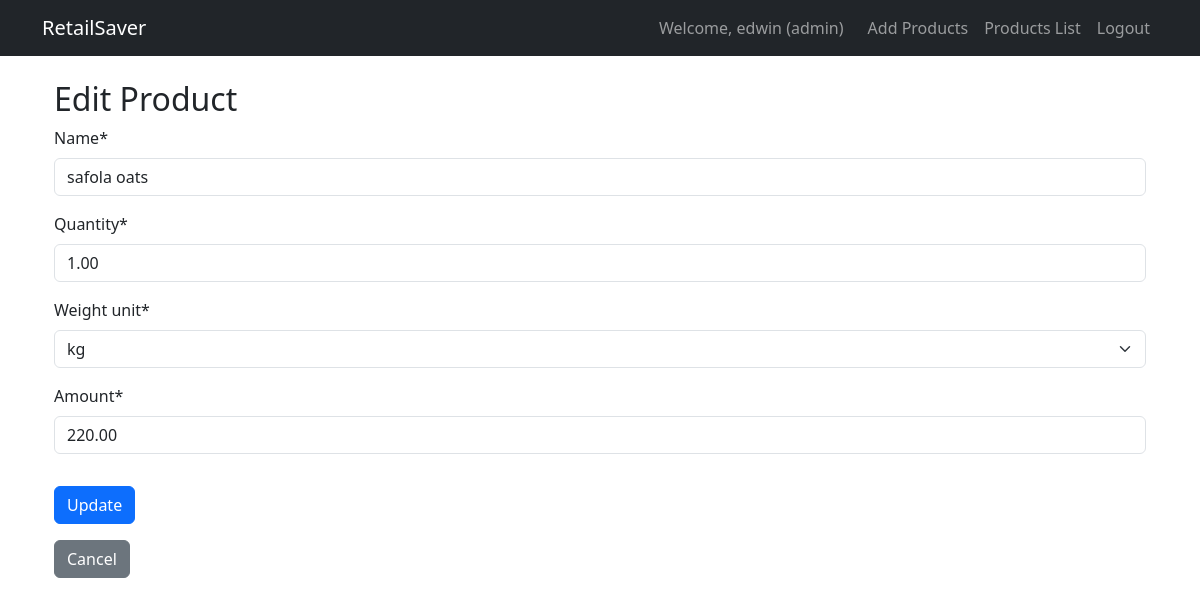
Screenshot of /products/39/update/ (signed in) with the database file from the repository.
### accounts/models.py (models this page shows, shortened)
class CustomUser(AbstractUser):
    ROLE_CHOICES = [
        ('admin', 'Admin'),
    ]
    role = models.CharField(max_length=10, choices=ROLE_CHOICES, default='admin')

### products/models.py (models this page shows, shortened)
class Product(models.Model):
    UNIT_CHOICES = [
        ('g', 'g'),
        ('kg', 'kg'),
        ('ml', 'ml'),
        ('l', 'l'),
        ('packet', 'packet'),
    ]
    name = models.CharField(max_length=200)
    quantity = models.DecimalField(max_digits=10, decimal_places=2)
    weight_unit = models.CharField(max_length=10, choices=UNIT_CHOICES, default='g')
    amount = models.DecimalField(max_digits=10, decimal_places=2)  # Price
    user = models.ForeignKey(User, on_delete=models.CASCADE)
    date_added = models.DateTimeField(default=timezone.now)
    class Meta:
        ordering = ['-date_added']

### products/views.py (the view, shortened to what this page needs)
# urls.py: path('<int:pk>/update/', views.ProductUpdateView.as_view(), name='product_update'),
class ProductUpdateView(AdminRequiredMixin, UpdateView):
    model = Product
    form_class = ProductForm
    template_name = 'products/product_form.html'
    success_url = reverse_lazy('product_list')
    def get_queryset(self):
        return Product.objects.filter(user=self.request.user)

### products/forms.py
class ProductForm(forms.ModelForm):
    class Meta:
        model = Product
        fields = ['name', 'quantity', 'weight_unit', 'amount']
        widgets = {
            'name': forms.TextInput(attrs={'class': 'form-control', 'placeholder': 'e.g., Red Apple'}),
            'quantity': forms.NumberInput(attrs={'class': 'form-control', 'placeholder': 'e.g., 1'}),
            'amount': forms.NumberInput(attrs={'class': 'form-control', 'placeholder': 'e.g., 5'}),
        }
    def __init__(self, *args, **kwargs):
        super().__init__(*args, **kwargs)
        self.helper = FormHelper()
        self.helper.add_input(Submit('submit', 'Save Product', css_class='btn btn-primary w-100'))
        self.fields['weight_unit'].widget.attrs['class'] = 'form-select'

### products/views.py (called while the page is built)
    def dispatch(self, request, *args, **kwargs):
        if not request.user.is_authenticated:
            messages.warning(request, 'You must be logged in to access this page.')
            return HttpResponseRedirect(reverse_lazy('login'))
        if not hasattr(request.user, 'role') or request.user.role != 'admin':
            messages.warning(request, 'No permission to access this page.')
            return HttpResponseRedirect(reverse_lazy('login'))
        return super().dispatch(request, *args, **kwargs)

### products/templates/products/product_form.html (shortened to what this page needs)
{% extends 'home.html' %}
{% load crispy_forms_tags %}
{% block content %}
<div class="container mt-4">
    <h2>{% if form.instance.pk %}Edit{% else %}Add{% endif %} Product</h2>
    <form method="post">
        {{ form|crispy }}
        <button type="submit" class="btn btn-primary mt-3">
            {% if form.instance.pk %}Update{% else %}Submit{% endif %}
        </button>
    </form>
    <a href="{% url 'product_list' %}" class="btn btn-secondary mt-3">Cancel</a>
</div>
{% endblock %}

### templates/home.html (shortened to what this page needs)
<!DOCTYPE html>
<html lang="en">
<head>
    <link href="https://cdn.jsdelivr.net/npm/bootstrap@5.3.0/dist/css/bootstrap.min.css" rel="stylesheet">
</head>
<body>
    <nav class="navbar navbar-expand-lg navbar-dark bg-dark">
        <div class="container">
            <a class="navbar-brand" href="{% url 'home' %}">RetailSaver</a>
            <div class="navbar-nav ms-auto">
                {% if user.is_authenticated %}
                    <span class="navbar-text me-3">Welcome, {{ user.username }} ({{ user.role }})</span>
                    <a class="nav-link" href="{% url 'product_create' %}">Add Products</a>
                    <a class="nav-link" href="{% url 'product_list' %}">Products List</a>
                    <a class="nav-link" href="{% url 'logout' %}">Logout</a>
                {% endif %}
            </div>
        </div>
    </nav>
    <div class="container mt-4">
        {% block content %}{% endblock %}
    </div>
</body>
</html>

### rows the page displays
CustomUser: username "edwin", role "admin"
Product: name "safola oats", quantity "1.00", weight_unit "kg", amount "220.00"
